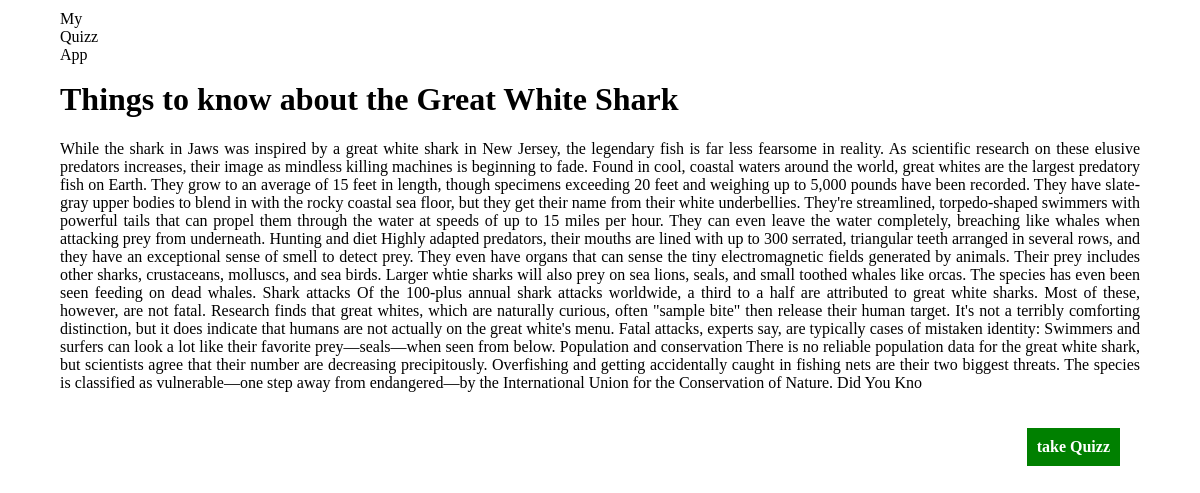
/index/1/detail, run on the app's committed database.
### story/models.py (models this page shows, shortened)
class Story(models.Model):
	title = models.CharField(max_length = 250)
	slug = models.SlugField(max_length = 250)
	body = models.TextField()
	created= models.DateField(auto_now=True)
	class Meta:
		verbose_name = 'Story'
		verbose_name_plural = 'Stories'
		ordering = ('-created', 'title',)

### story/views.py (the view)
# urls.py: path('<int:id>/detail', views.storyDetail, name="detail")
def storyDetail(request, id):
    story = get_object_or_404(Story, id=id)
    return render(request,
            'story/detail.html',
            {'story':story})

### templates/story/detail.html (shortened to what this page needs)
<!DOCTYPE html>
<html>
  {% extends 'base.html' %}
    {% block content %}
      <div class="title">
        <h1>{{story.title}}</h1>
      </div>
      <div class="description">
        <p>{{story.body}}</p>
      </div>
      <div class="button">
        <a href="{% url 'question:home' %}" >take Quizz</a>
      </div>
    {% endblock content %}

### static/css/base.css (style rules this page uses)
a { color: black; font-weight: 600; text-decoration: none; }
.button a { margin: 20px; float: right; background-color: green; padding: 10px; color: #ffffff; }
.description { text-align: justify; }

### data on the page
Story: title "Things to know about the Great White Shark", body "While the shark in Jaws was inspired by a great white shark in New Jersey, the legendary fish is far less fearsome in reality. As scientific research on these elusive predators increases, their image as mindless killing machines is beginning to fade. Found in cool, coastal waters around the world, great whites are the largest predatory fish on Earth. They grow to an average of 15 feet in length, though specimens exceeding 20 feet and weighing up to 5,000 pounds have been recorded. They have slate-gray upper bodies to blend in with the rocky coastal sea floor, but they get their name from their white underbellies. They're streamlined, torpedo-shaped swimmers with powerful tails that can…"
